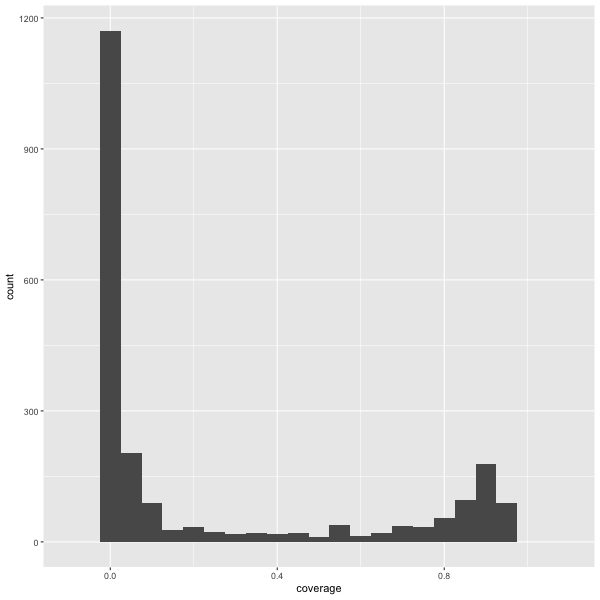

Here is the R script that generated this plot:
library(ggplot2)

alignment = read.table(file="Exo70_BdHvOsOtSbScSiZm_MUSCLE.phy_alignment_coverage.txt", header=T)
alignment = data.frame(alignment)

png(file="Exo70_BdHvOsOtSbScSiZm_MUSCLE.phy_alignment_coverage.png", height=600, width=600)
ggplot(alignment, aes(coverage)) + geom_histogram(binwidth = 0.05) + scale_x_continuous(limits = c(-0.1, 1.1))
dev.off()

